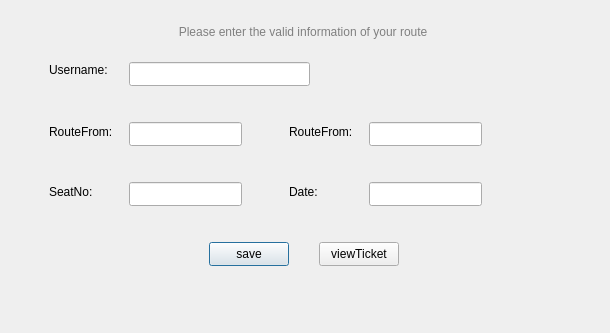
<?xml version="1.0" encoding="UTF-8"?>
<ui version="4.0">
 <class>getbus</class>
 <widget class="QDialog" name="getbus">
  <property name="geometry">
   <rect>
    <x>0</x>
    <y>0</y>
    <width>610</width>
    <height>333</height>
   </rect>
  </property>
  <property name="windowTitle">
   <string>Dialog</string>
  </property>
  <widget class="QStackedWidget" name="stackedWidget">
   <property name="geometry">
    <rect>
     <x>-1</x>
     <y>-8</y>
     <width>610</width>
     <height>333</height>
    </rect>
   </property>
   <property name="currentIndex">
    <number>0</number>
   </property>
   <widget class="QWidget" name="page">
    <widget class="QLabel" name="label">
     <property name="geometry">
      <rect>
       <x>50</x>
       <y>30</y>
       <width>491</width>
       <height>20</height>
      </rect>
     </property>
     <property name="styleSheet">
      <string notr="true">font: 700 9pt &quot;Segoe UI&quot;;
color: grey;</string>
     </property>
     <property name="text">
      <string>                                       Please enter the valid information of your route </string>
     </property>
    </widget>
    <widget class="QLabel" name="label_2">
     <property name="geometry">
      <rect>
       <x>50</x>
       <y>70</y>
       <width>71</width>
       <height>16</height>
      </rect>
     </property>
     <property name="text">
      <string>Username:</string>
     </property>
    </widget>
    <widget class="QLineEdit" name="username">
     <property name="geometry">
      <rect>
       <x>130</x>
       <y>70</y>
       <width>181</width>
       <height>24</height>
      </rect>
     </property>
    </widget>
    <widget class="QLineEdit" name="Routefrom">
     <property name="geometry">
      <rect>
       <x>130</x>
       <y>130</y>
       <width>113</width>
       <height>24</height>
      </rect>
     </property>
    </widget>
    <widget class="QLineEdit" name="routeto">
     <property name="geometry">
      <rect>
       <x>370</x>
       <y>130</y>
       <width>113</width>
       <height>24</height>
      </rect>
     </property>
    </widget>
    <widget class="QLabel" name="label_3">
     <property name="geometry">
      <rect>
       <x>290</x>
       <y>132</y>
       <width>71</width>
       <height>16</height>
      </rect>
     </property>
     <property name="text">
      <string>RouteFrom:</string>
     </property>
    </widget>
    <widget class="QLabel" name="label_4">
     <property name="geometry">
      <rect>
       <x>50</x>
       <y>132</y>
       <width>71</width>
       <height>16</height>
      </rect>
     </property>
     <property name="text">
      <string>RouteFrom:</string>
     </property>
    </widget>
    <widget class="QLineEdit" name="Seatno">
     <property name="geometry">
      <rect>
       <x>130</x>
       <y>190</y>
       <width>113</width>
       <height>24</height>
      </rect>
     </property>
    </widget>
    <widget class="QLabel" name="label_5">
     <property name="geometry">
      <rect>
       <x>50</x>
       <y>192</y>
       <width>71</width>
       <height>16</height>
      </rect>
     </property>
     <property name="text">
      <string>SeatNo:</string>
     </property>
    </widget>
    <widget class="QLineEdit" name="date">
     <property name="geometry">
      <rect>
       <x>370</x>
       <y>190</y>
       <width>113</width>
       <height>24</height>
      </rect>
     </property>
    </widget>
    <widget class="QLabel" name="label_6">
     <property name="geometry">
      <rect>
       <x>290</x>
       <y>192</y>
       <width>71</width>
       <height>16</height>
      </rect>
     </property>
     <property name="text">
      <string>Date:</string>
     </property>
    </widget>
    <widget class="QPushButton" name="pushButton">
     <property name="geometry">
      <rect>
       <x>210</x>
       <y>250</y>
       <width>80</width>
       <height>24</height>
      </rect>
     </property>
     <property name="text">
      <string>save</string>
     </property>
    </widget>
    <widget class="QPushButton" name="pushButton_2">
     <property name="geometry">
      <rect>
       <x>320</x>
       <y>250</y>
       <width>80</width>
       <height>24</height>
      </rect>
     </property>
     <property name="text">
      <string>viewTicket</string>
     </property>
    </widget>
   </widget>
   <widget class="QWidget" name="page_3">
    <widget class="QLabel" name="label_username">
     <property name="geometry">
      <rect>
       <x>160</x>
       <y>90</y>
       <width>121</width>
       <height>20</height>
      </rect>
     </property>
     <property name="text">
      <string>TextLabel</string>
     </property>
    </widget>
    <widget class="QLabel" name="label_routefrom">
     <property name="geometry">
      <rect>
       <x>160</x>
       <y>140</y>
       <width>121</width>
       <height>20</height>
      </rect>
     </property>
     <property name="text">
      <string>TextLabel</string>
     </property>
    </widget>
    <widget class="QLabel" name="label_routeto">
     <property name="geometry">
      <rect>
       <x>160</x>
       <y>210</y>
       <width>121</width>
       <height>20</height>
      </rect>
     </property>
     <property name="text">
      <string>TextLabel</string>
     </property>
    </widget>
    <widget class="QLabel" name="label_seatno">
     <property name="geometry">
      <rect>
       <x>160</x>
       <y>270</y>
       <width>101</width>
       <height>16</height>
      </rect>
     </property>
     <property name="text">
      <string>TextLabel</string>
     </property>
    </widget>
    <widget class="QLabel" name="label_date">
     <property name="geometry">
      <rect>
       <x>440</x>
       <y>90</y>
       <width>101</width>
       <height>16</height>
      </rect>
     </property>
     <property name="text">
      <string>TextLabel</string>
     </property>
    </widget>
    <widget class="QLabel" name="header">
     <property name="geometry">
      <rect>
       <x>150</x>
       <y>30</y>
       <width>291</width>
       <height>31</height>
      </rect>
     </property>
     <property name="styleSheet">
      <string notr="true">font: 26pt &quot;Tempus Sans ITC&quot;;</string>
     </property>
     <property name="text">
      <string>Ticket Information</string>
     </property>
    </widget>
    <widget class="QLabel" name="header_2">
     <property name="geometry">
      <rect>
       <x>20</x>
       <y>87</y>
       <width>91</width>
       <height>31</height>
      </rect>
     </property>
     <property name="styleSheet">
      <string notr="true">font: 14pt &quot;Tempus Sans ITC&quot;;</string>
     </property>
     <property name="text">
      <string>Username :</string>
     </property>
    </widget>
    <widget class="QLabel" name="header_3">
     <property name="geometry">
      <rect>
       <x>20</x>
       <y>140</y>
       <width>111</width>
       <height>31</height>
      </rect>
     </property>
     <property name="styleSheet">
      <string notr="true">font: 14pt &quot;Tempus Sans ITC&quot;;</string>
     </property>
     <property name="text">
      <string>RouteFrom :</string>
     </property>
    </widget>
    <widget class="QLabel" name="header_4">
     <property name="geometry">
      <rect>
       <x>360</x>
       <y>80</y>
       <width>91</width>
       <height>31</height>
      </rect>
     </property>
     <property name="styleSheet">
      <string notr="true">font: 14pt &quot;Tempus Sans ITC&quot;;</string>
     </property>
     <property name="text">
      <string>Date :</string>
     </property>
    </widget>
    <widget class="QLabel" name="header_5">
     <property name="geometry">
      <rect>
       <x>20</x>
       <y>200</y>
       <width>111</width>
       <height>31</height>
      </rect>
     </property>
     <property name="styleSheet">
      <string notr="true">font: 14pt &quot;Tempus Sans ITC&quot;;</string>
     </property>
     <property name="text">
      <string>Routeto :</string>
     </property>
    </widget>
    <widget class="QLabel" name="header_6">
     <property name="geometry">
      <rect>
       <x>20</x>
       <y>260</y>
       <width>111</width>
       <height>31</height>
      </rect>
     </property>
     <property name="styleSheet">
      <string notr="true">font: 14pt &quot;Tempus Sans ITC&quot;;</string>
     </property>
     <property name="text">
      <string>Seatno :</string>
     </property>
    </widget>
    <widget class="QPushButton" name="pushButton_3">
     <property name="geometry">
      <rect>
       <x>470</x>
       <y>290</y>
       <width>80</width>
       <height>24</height>
      </rect>
     </property>
     <property name="text">
      <string>Finish</string>
     </property>
    </widget>
    <widget class="QLabel" name="label_logo">
     <property name="geometry">
      <rect>
       <x>350</x>
       <y>130</y>
       <width>211</width>
       <height>101</height>
      </rect>
     </property>
     <property name="text">
      <string/>
     </property>
     <property name="pixmap">
      <pixmap resource="Resourse.qrc">:/img/images/userloginlogo.png</pixmap>
     </property>
    </widget>
    <widget class="QLabel" name="header_7">
     <property name="geometry">
      <rect>
       <x>370</x>
       <y>240</y>
       <width>211</width>
       <height>31</height>
      </rect>
     </property>
     <property name="styleSheet">
      <string notr="true">font: 26pt &quot;Tempus Sans ITC&quot;;</string>
     </property>
     <property name="text">
      <string> Thank You :)</string>
     </property>
    </widget>
    <zorder>header_4</zorder>
    <zorder>header</zorder>
    <zorder>header_2</zorder>
    <zorder>label_username</zorder>
    <zorder>header_3</zorder>
    <zorder>label_routefrom</zorder>
    <zorder>header_5</zorder>
    <zorder>label_routeto</zorder>
    <zorder>header_6</zorder>
    <zorder>label_seatno</zorder>
    <zorder>label_date</zorder>
    <zorder>pushButton_3</zorder>
    <zorder>label_logo</zorder>
    <zorder>header_7</zorder>
   </widget>
   <widget class="QWidget" name="page_2"/>
  </widget>
 </widget>
 <resources>
  <include location="Resourse.qrc"/>
 </resources>
 <connections/>
</ui>
